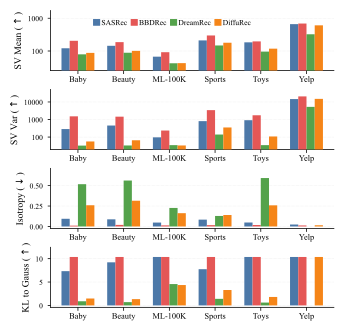

Python code for this plot:
import numpy as np
import matplotlib.pyplot as plt
import matplotlib.ticker as mticker

# =========================
# 1. Hardcoded data from emb_metrics.log
# =========================

datasets_display = ["Baby", "Beauty", "ML-100K", "Sports", "Toys", "Yelp"]
models_display  = ["SASRec", "BBDRec", "DreamRec", "DiffuRec"]
n_datasets = len(datasets_display)
n_models   = len(models_display)

# Each entry: [sasrec, bbdrec, dreamrec, diffurec]
data = {
    "Baby": {
        "sv_mean":    [121.05, 204.56,  79.14,  87.72],
        "sv_var":     [285.01, 1519.19, 32.77,  56.07],
        "isotropy":   [0.0941, 0.0103,  0.5170, 0.2595],
        "kl":         [7.327,  10.3616, 0.8863, 1.4755],
    },
    "Beauty": {
        "sv_mean":    [144.33, 186.98,  88.49,  101.11],
        "sv_var":     [453.30, 1457.39, 33.39,  65.62],
        "isotropy":   [0.0874, 0.0192,  0.5617, 0.3147],
        "kl":         [9.2166, 10.3616, 0.7008, 1.3408],
    },
    "ML-100K": {
        "sv_mean":    [67.27,  92.14,   42.19,  42.62],
        "sv_var":     [96.41,  235.44,  34.76,  33.30],
        "isotropy":   [0.0478, 0.0134,  0.2267, 0.1626],
        "kl":         [10.3616, 10.3616, 4.5636, 4.3559],
    },
    "Sports": {
        "sv_mean":    [211.09, 298.67,  147.32, 178.97],
        "sv_var":     [811.81, 3438.21, 139.97, 352.50],
        "isotropy":   [0.0836, 0.0163,  0.1286, 0.1401],
        "kl":         [7.7449, 10.3616, 1.4045, 3.2932],
    },
    "Toys": {
        "sv_mean":    [183.79, 196.85,  96.06,  118.11],
        "sv_var":     [914.78, 1752.01, 34.68,  108.67],
        "isotropy":   [0.0485, 0.0180,  0.5922, 0.2585],
        "kl":         [10.3616, 10.3616, 0.6057, 1.8078],
    },
    "Yelp": {
        "sv_mean":    [660.85, 689.38,  323.68, 606.89],
        "sv_var":     [14639.97, 20706.43, 5237.20, 15004.58],
        "isotropy":   [0.0240, 0.0126,  0.0000, 0.0148],
        "kl":         [10.3616, 10.3616, 0.0000, 10.3616],
    },
}

# =========================
# 2. ACM single-column style
# =========================

plt.rcParams.update(
    {
        "font.family": "serif",
        "font.serif": ["Times New Roman", "Times", "DejaVu Serif"],
        "font.size": 7,
        "axes.labelsize": 7,
        "axes.titlesize": 7,
        "xtick.labelsize": 6,
        "ytick.labelsize": 5.5,
        "legend.fontsize": 5.5,
        "axes.linewidth": 0.55,
        "xtick.major.width": 0.55,
        "ytick.major.width": 0.55,
        "xtick.major.size": 2.0,
        "ytick.major.size": 2.0,
        "pdf.fonttype": 42,
        "ps.fonttype": 42,
    }
)

# =========================
# 3. Plot — 4 rows × 1 column (full-width grouped bars per metric)
# =========================

fig, axes = plt.subplots(4, 1, figsize=(3.45, 3.55))

colors = [
    "#4C78A8",  # SASRec – blue
    "#E45756",  # BBDRec – red (our method)
    "#54A24B",  # DreamRec – green
    "#F58518",  # DiffuRec – orange
]

row_keys   = ["sv_mean", "sv_var", "isotropy", "kl"]
row_labels = [
    "SV Mean ($\\uparrow$)",
    "SV Var ($\\uparrow$)",
    "Isotropy ($\\downarrow$)",
    "KL to Gauss ($\\uparrow$)",
]
use_log = [True, True, False, False]  # log-scale for SV metrics

# Build 2D arrays: shape (n_models, n_datasets) per metric
metric_arrays = {}
for key in row_keys:
    arr = np.array([data[ds][key] for ds in datasets_display]).T  # (4, 6)
    metric_arrays[key] = arr

x_centers = np.arange(n_datasets)                         # 0..5
bar_w = 0.18                                              # each bar width
offsets = np.arange(n_models) - (n_models - 1) / 2.0      # [-1.5, -0.5, 0.5, 1.5]
bar_positions = [x_centers + offsets[i] * bar_w for i in range(n_models)]

for row_idx, (key, ylabel) in enumerate(zip(row_keys, row_labels)):
    ax = axes[row_idx]
    arr = metric_arrays[key]  # (4, 6)

    for m in range(n_models):
        ax.bar(
            bar_positions[m], arr[m],
            width=bar_w, color=colors[m],
            edgecolor="none", zorder=3,
        )

    # Log scale for SV metrics
    if use_log[row_idx]:
        ax.set_yscale("log")
        ax.yaxis.set_major_formatter(mticker.ScalarFormatter())
        ax.yaxis.set_minor_formatter(mticker.NullFormatter())
        ax.tick_params(axis="y", which="minor", length=0)

    # Styling
    ax.set_xticks(x_centers)
    ax.set_xticklabels(datasets_display, fontsize=6)
    ax.set_ylabel(ylabel, labelpad=2)
    ax.grid(axis="y", linestyle=":", linewidth=0.35, alpha=0.40)
    ax.spines["top"].set_visible(False)
    ax.spines["right"].set_visible(False)
    ax.tick_params(axis="x", length=2.5, pad=1.5)
    ax.set_xlim(-0.6, n_datasets - 0.4)

    # Adaptive y-limit with headroom
    vmin, vmax = arr.min(), arr.max()
    if vmin > 0 and use_log[row_idx]:
        lo = vmin * 0.6
        hi = vmax * 2.5
    elif vmin >= 0:
        margin = (vmax - vmin) * 0.20 if vmax != vmin else 0.1
        lo = -margin * 0.2
        hi = vmax + margin
    else:
        margin = abs(vmax - vmin) * 0.20 if vmax != vmin else 0.1
        lo = vmin - margin * 0.2
        hi = vmax + margin
    ax.set_ylim(lo, hi)

# =========================
# 4. Shared legend (single row at top)
# =========================

handles = [plt.Rectangle((0, 0), 1, 1, color=colors[i]) for i in range(n_models)]

fig.legend(
    handles,
    models_display,
    loc="upper center",
    ncol=4,
    frameon=False,
    bbox_to_anchor=(0.5, 0.9),
    columnspacing=0.55,
    handlelength=0.75,
    handletextpad=0.25,
)

fig.tight_layout(
    rect=[0.0, 0.0, 1.0, 0.935],
    w_pad=0.0,
    h_pad=0.55,
)

plt.savefig("8_emb_metrics.pdf", bbox_inches="tight")
print("Saved: 8_emb_metrics.pdf")
